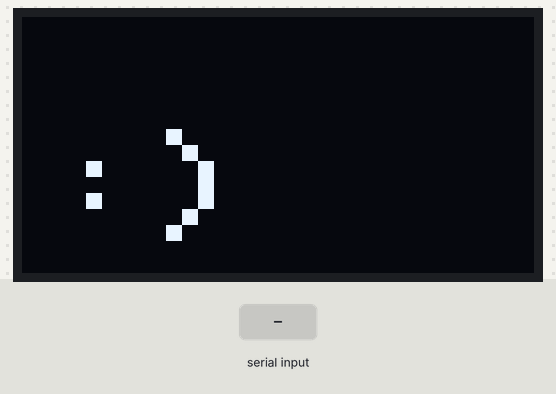
A sketch run on a simulated Arduino Uno, built with avr-gcc and run on an emulated ATmega328P. Parts: 128×64 one-colour display. The test bench sets the inputs (shaded band).

Above: at 0.1 s.
6.3 s: "Class 1\n" received over Serial
At 6.8 s:
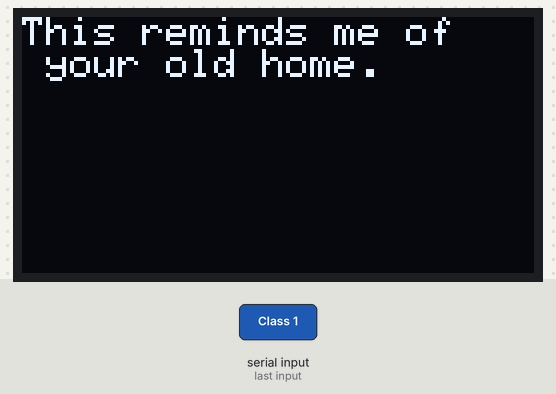
8.8 s: "Class 2\n" received over Serial
At 9.4 s:
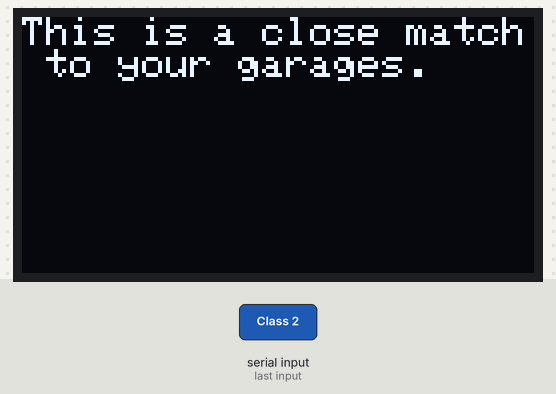
11.3 s: "Class 3\n" received over Serial
At 12.1 s:
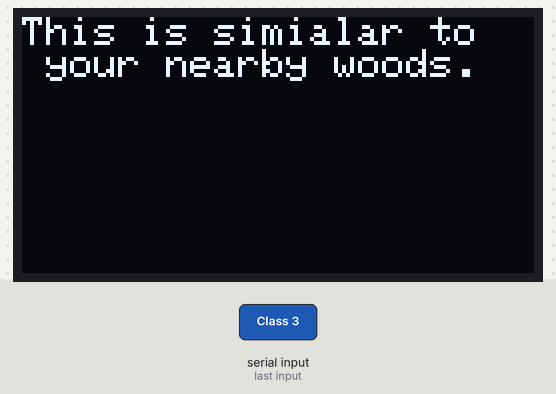
13.8 s: "Class 4\n" received over Serial
At 14.6 s:
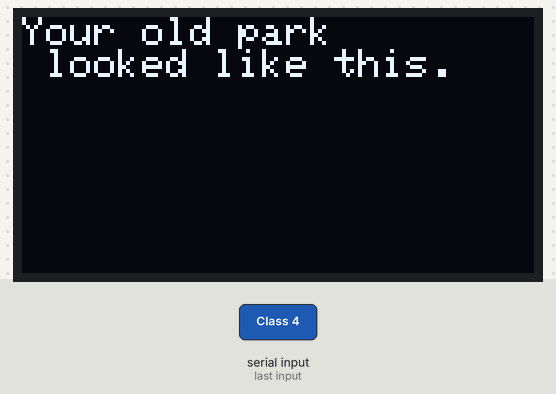
16.3 s: "Class 1\n" received over Serial
At 16.8 s:
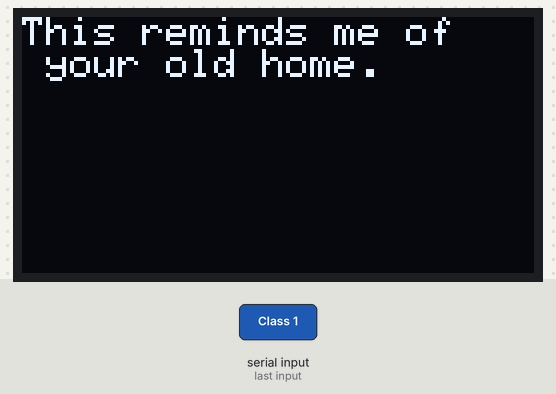
Timing chart, 0 to 19.3 s (numbered marks = the images above; inputs shaded):
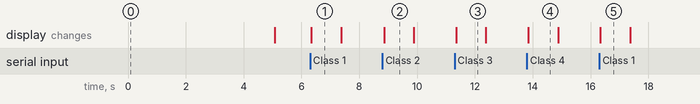

Measured:
- after the input at 6.3 s, the display: changes at once (image 1)
- after the input at 8.8 s, the display: changes after 0.06 s (image 2)
- after the input at 11.3 s, the display: changes after 0.05 s (image 3)
- after the input at 13.8 s, the display: changes after 0.05 s (image 4)
- after the input at 16.3 s, the display: changes at once (image 5)
- what the display in image 1 shows lasts 1.1 s, from 6.3 s to 7.4 s

The sketch:

Second_Prototype_SR.ino
```cpp
#include <Wire.h>
#include <Adafruit_GFX.h>
#include <Adafruit_SSD1306.h>
#define SCREEN_WIDTH 128
#define SCREEN_HEIGHT 64
#define OLED_RESET -1
Adafruit_SSD1306 display(SCREEN_WIDTH, SCREEN_HEIGHT, &Wire, OLED_RESET);
String receivedData = "";

void setup() {
  Serial.begin(9600);
  display.begin(SSD1306_SWITCHCAPVCC, 0x3C);
  display.clearDisplay();
  display.setTextColor(SSD1306_WHITE);
  display.setTextSize(4);
  display.setCursor(8, 28);
  display.println(":)");
  display.display();
  delay(5000);
}

void loop() {
  display.clearDisplay();
  display.setTextSize(1);
  display.setCursor(0, 0);
  display.display();

  while (Serial.available() > 0) {
    char c = Serial.read();
    if (c == '\n' || c == '\r') {
      if (receivedData.length() > 0) {
        processData(receivedData);
        receivedData = "";
      }
    } else {
      receivedData += c;
    }
  }
}

void processData(String data) {
  data.trim();
  String label = "";

  // Parse JSON: {"label":"Class 1","confidence":0.85}
  if (data.indexOf("{") >= 0) {
    int labelStart = data.indexOf("\"label\":\"") + 9;
    int labelEnd = data.indexOf("\"", labelStart);
    if (labelEnd > labelStart) {
      label = data.substring(labelStart, labelEnd);
    }
  }
  // Parse CSV: Class 1,0.85
  else if (data.indexOf(",") > 0) {
    label = data.substring(0, data.indexOf(","));
  }
  // Plain label
  else {
    label = data;
  }

  if (label == "Class 1") {
    display.clearDisplay();
    display.setCursor(0, 0);
    display.print("This reminds me of    your old home.");
    display.display();
    delay(1000);
    display.clearDisplay();
  }
  if (label == "Class 2") {
    display.clearDisplay();
    display.setCursor(0, 0);
    display.print("This is a close match to your garages.");
    display.display();
    delay(1000);
    display.clearDisplay();
  }
  if (label == "Class 3") {
    display.clearDisplay();
    display.setCursor(0, 0);
    display.print("This is simialar to   your nearby woods.");
    display.display();
    delay(1000);
    display.clearDisplay();
  }
  if (label == "Class 4") {
    display.clearDisplay();
    display.setCursor(0, 0);
    display.print("Your old park         looked like this.");
    display.display();
    delay(1000);
    display.clearDisplay();
  }
}
```
